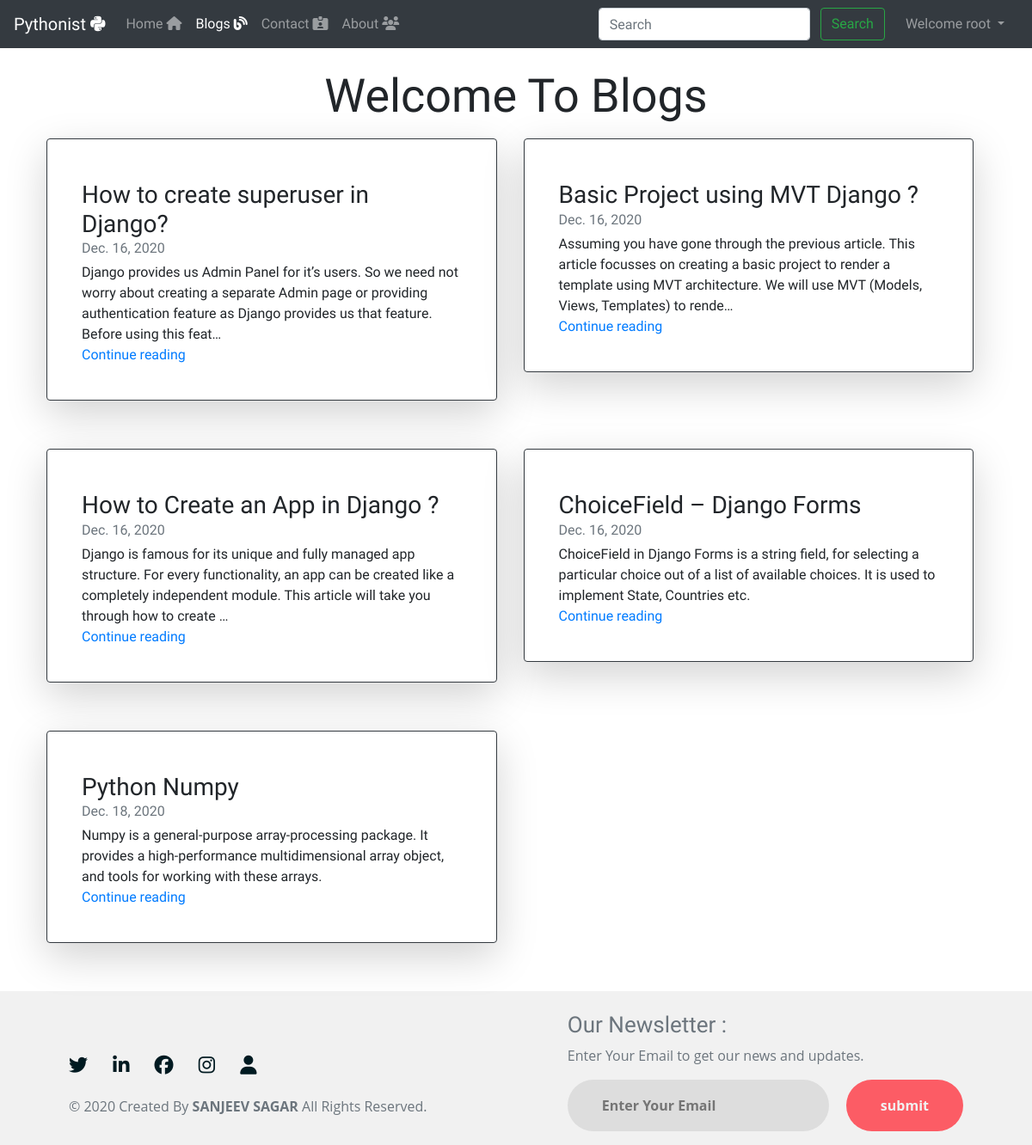
/Blogs/ (signed in), run on the app's committed database.
### Blogs/models.py (models this page shows, shortened)
class Post(models.Model):
    post_id = models.AutoField(primary_key= True)
    tilte = models.CharField(max_length=50)
    tilte_post = models.TextField()
    heading2 = models.CharField(max_length=50)
    post2 = models.TextField()
    About = models.TextField()
    slug = models.CharField(max_length=130)
    pub_date = models.DateField(null=True, blank=True)

### Blogs/views.py (the view)
# urls.py: path('', views.blogHome, name='blogHome'),
def blogHome(request):
    mypost = Post.objects.all()
    return render(request, 'blog/blogHome.html', {'mypost':mypost})

### templates/blog/blogHome.html (shortened to what this page needs)
{% extends 'base.html' %}
{% block blogactive %} active {% endblock blogactive %}
{% block body %}
<div class="container mt-3" style="font-family: 'Acme'">
    <center > <div class="font" id="text" > </div></center>
    <div class="row my-2">
        {% for item in mypost %}
        <div class="col-md-6">
            <div class="row g-0 border rounded overflow-hidden flex-md-row mb-4 shadow-sm h-md-250 position-relative shadow-lg p-3 mb-5 bg-white rounded border border-dark">
                <div class="col p-4 d-flex flex-column position-static">
                    <h3 class="mb-0">{{item.tilte}}</h3>
                    <div class="mb-1 text-muted">{{item.pub_date}}</div>
                    <p class="card-text mb-auto">{{item.tilte_post | truncatechars:200}}
                    </p>
                    <a href="/Blogs/{{item.slug}}" class="stretched-link">Continue reading</a>
                </div>
            </div>
        </div>
        {% if forloop.counter|divisibleby:2%}
    </div>
    <div class="row my-2">
        {%endif%}
        {%endfor%}</div>
</div>
{% endblock body %}

### templates/base.html (shortened to what this page needs)
{% load static %}
<!doctype html>
<html lang="en">
<head>
  <link rel="stylesheet" type="text/css" href="{% static 'css.css' %}">
</head>
<body>
  <nav class="navbar navbar-expand-lg navbar-dark bg-dark" style="font-family: 'Acme'">
    <a class="navbar-brand" href="/">Pythonist <i class="fab fa-python" aria-hidden="true"></i></a>
    <div class="collapse navbar-collapse" id="navbarSupportedContent">
      <ul class="navbar-nav mr-auto">
        <li class="nav-item {% block homeactive %} {% endblock homeactive %}">
          <a class="nav-link" href="/">Home <i class="fa fa-home" aria-hidden="true"></i></a>
        </li>
        <li class="nav-item {% block blogactive %} {% endblock blogactive %}">
          <a class="nav-link" href="/Blogs">Blogs <i class="fas fa-blog" aria-hidden="true"></i></a>
        </li>
        <li class="nav-item {% block contactactive %} {% endblock contactactive %}">
          <a class="nav-link" href="/contact/">Contact <i class="fas fa-id-card-alt" aria-hidden="true"></i></a>
        </li>
        <li class="nav-item {% block aboutactive %} {% endblock aboutactive %}">
          <a class="nav-link" href="/about">About <i class="fa fa-users" aria-hidden="true"></i></a>
        </li>
      </ul>
      <div class="ml-auto form-inline">
        <form method="get" action="/search" class=" my-2 my-lg-0 mx-3">
          <input class="form-control mr-sm-2" type="search" placeholder="Search" aria-label="Search" name="query"
            id="query">
          <button class="btn btn-outline-success my-2 my-sm-0" type="submit">Search</button>
        </form>
        {% if user.is_authenticated %}
        <ul class="navbar-nav mr-2">
          <li class="nav-item dropdown">
            <a class="nav-link dropdown-toggle" href="#" id="navbarDropdown" role="button" data-toggle="dropdown"
              aria-haspopup="true" aria-expanded="false">
              Welcome {{request.user}}
            </a>
          </li>
        </ul>
        {% endif %}
      </div>
    </div>
  </nav>
  {% block body %}
  {% endblock body %}
  <footer class="footer mt-auto py-3 ">
    <div class="container mt-2">
      <span class="text-muted">
        <div class="container" style="padding-top: -1%;">
          <div class="main" style="padding-bottom: -2%;">
            <div class="footer-container0">
              <div class="left-col">
                <div class="social-media">
                  <a href="https://twitter.com/Sanjeev88841046" target="blank_"><i class="fab fa-twitter"
                      aria-hidden="true"></i></a>
                  <a href="https://www.linkedin.com/in/sanjeev-sagar-507560183/" target="blank_"><i
                      class="fab fa-linkedin-in" aria-hidden="true"></i></a>
                  <a href="https://www.facebook.com/sanjeev.sagar.39589/" target="blank_"><i class="fab fa-facebook"
                      aria-hidden="true"></i></a>
                  <a href="https://www.instagram.com/sanjeev_sagar07/" target="blank_"><i class="fab fa-instagram"
                      aria-hidden="true"></i></i></a>
                  <a href="https://sanjeevsagar787.github.io/github.io./" target="blank_"><i class="fa fa-user"
                      aria-hidden="true"></i></i></i></a>
                </div>
                <p class="rights-text">© 2020 Created By <b>SANJEEV SAGAR</b> All Rights Reserved.</p>
              </div>
              <div class="right-col">
                <h1 style="font-family: 'Acme';">Our Newsletter :</h1>
                <p>Enter Your Email to get our news and updates.</p>
                <form action="/" class="newsletter-form" method="POST"><input type="hidden" name="csrfmiddlewaretoken"
                  <input type="text" class="txtb" placeholder="Enter Your Email" name="email" required="">
                  <input type="submit" class="btn0" value="submit">
                </form>
              </div>
            </div>
          </div>
        </div>
      </span>
    </div>
  </footer>
</body>
</html>

### templates/base.html (style rules this page uses)
.row { display: -ms-flexbox; display: flex; -ms-flex-wrap: wrap; flex-wrap: wrap; margin-right: 4px; margin-left: -3px; }
#text { font-family: 'Acme', sans-serif; font-size: 6ch; text-align: center; font-weight: 3%; }
body { margin: 0; padding: 0; font-family: "Open Sans", sans-serif; }
footer { background: #f1f1f1; padding: 90px 0; }
.footer-container0 { max-width: 1300px; margin: auto; padding: 0 20px; display: flex; justify-content: space-between; align-items: center; flex-wrap: wrap-reverse; }
.social-media { margin: 20px 0; }
.social-media a { color: #001a21; margin-right: 25px; font-size: 22px; text-decoration: none; transition: .3s linear; }
.right-col h1 { font-size: 26px; }
.newsletter-form { display: flex; justify-content: center; align-items: center; flex-wrap: wrap; }
.txtb { flex: 1; padding: 18px 40px; font-size: 16px; color: #293043; background: #ddd; border: none; font-weight: 700; outline: none; border-radius: 30px; min-width: 260px; }
.btn0 { padding: 18px 40px; font-size: 16px; color: #f1f1f1; background: #fc5c65; border: none; font-weight: 700; outline: none; border-radius: 30px; margin-left: 20px; cursor: pointer; transition: opacity .3s linear; }

### data on the page
Post: tilte "How to create superuser in Django?", pub_date "Dec. 16, 2020", tilte_post "Django provides us Admin Panel for it’s users. So we need not worry about creating a separate Admin page or providing authentication feature as Django provides us that feature. Before using this feat…"
Post: tilte "Basic Project using MVT Django ?", pub_date "Dec. 16, 2020", tilte_post "Assuming you have gone through the previous article. This article focusses on creating a basic project to render a template using MVT architecture. We will use MVT (Models, Views, Templates) to rende…"
Post: tilte "How to Create an App in Django ?", pub_date "Dec. 16, 2020", tilte_post "Django is famous for its unique and fully managed app structure. For every functionality, an app can be created like a completely independent module. This article will take you through how to create …"
Post: tilte "ChoiceField – Django Forms", pub_date "Dec. 16, 2020", tilte_post "ChoiceField in Django Forms is a string field, for selecting a particular choice out of a list of available choices. It is used to implement State, Countries etc."
Post: tilte "Python Numpy", pub_date "Dec. 18, 2020", tilte_post "Numpy is a general-purpose array-processing package. It provides a high-performance multidimensional array object, and tools for working with these arrays."

### other printed values
{{ request.user }} "root"
